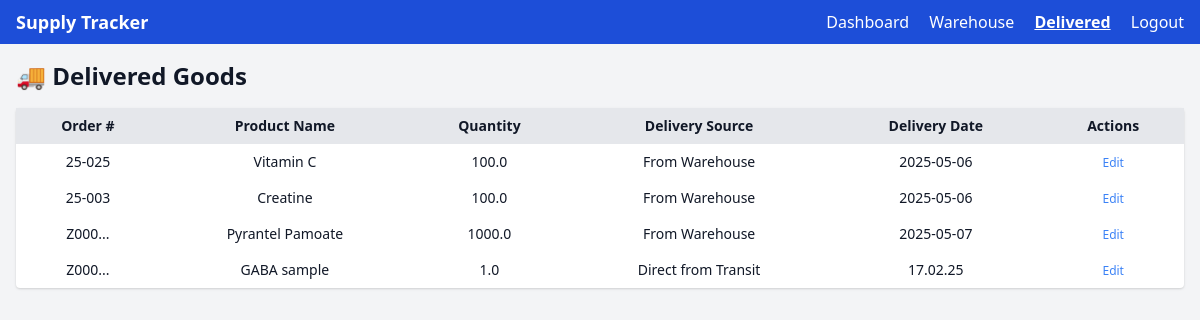
The page /delivered (signed in) on the database as committed earlier.
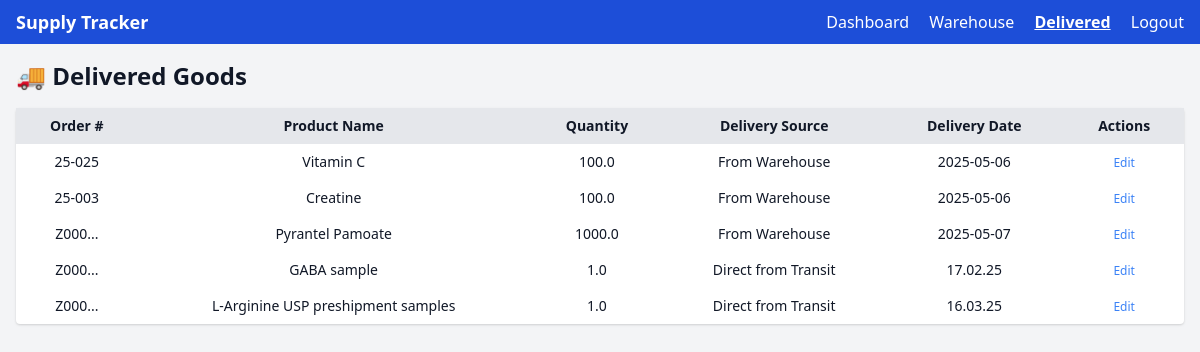
The same page on the database as committed later.
### app/models.py (models this page shows)
class DeliveredGoods(db.Model):
    id = db.Column(db.Integer, primary_key=True)
    user_id = db.Column(db.Integer, db.ForeignKey('user.id'), nullable=False)
    order_number = db.Column(db.String(50), nullable=False)
    product_name = db.Column(db.String(100), nullable=False)
    quantity = db.Column(db.Float, nullable=False)
    delivery_source = db.Column(db.String(50), nullable=False)  # e.g., "From Warehouse" or "Direct from Transit"
    delivery_date = db.Column(db.String(10), nullable=False)

### app/routes.py (the view)
@main.route('/delivered')
@login_required
def delivered():
    from .models import DeliveredGoods
    delivered_items = DeliveredGoods.query.filter_by(user_id=current_user.id).all()
    return render_template('delivered.html', delivered_items=delivered_items)

### app/__init__.py (called while the page is built)
def create_app():
    app = Flask(__name__)
    app.config['SECRET_KEY'] = 'your-secret-key'  # Use env var later
    app.config['SQLALCHEMY_DATABASE_URI'] = 'sqlite:///../instance/supply_tracker.db'
    app.config['SQLALCHEMY_TRACK_MODIFICATIONS'] = False
    init_db(app)
    login_manager.init_app(app)
    Migrate(app, db)
    from .routes import main
    app.register_blueprint(main)
    @login_manager.user_loader
    def load_user(user_id):
        return User.query.get(int(user_id))
    return app

### app/routes.py (called while the page is built)
@main.app_context_processor
def inject_user():
    return dict(current_user=current_user)

### app/templates/delivered.html (shortened to what this page needs)
<!DOCTYPE html>
<html lang="en">
<head>
    <link href="https://cdn.jsdelivr.net/npm/tailwindcss@2.2.19/dist/tailwind.min.css" rel="stylesheet">
</head>
<body class="bg-gray-100 dark:bg-gray-900 text-gray-900 dark:text-gray-100">
    <nav class="bg-blue-700 text-white px-4 py-2 flex justify-between items-center">
        <div class="font-semibold text-lg">Supply Tracker</div>
        <div class="space-x-4">
            <a href="{{ url_for('main.dashboard') }}" class="hover:underline">Dashboard</a>
            <a href="{{ url_for('main.warehouse') }}" class="hover:underline">Warehouse</a>
            <a href="{{ url_for('main.delivered') }}" class="font-bold underline">Delivered</a>
            <a href="{{ url_for('main.logout') }}" class="hover:underline">Logout</a>
        </div>
    </nav>
    <div class="p-4">
        <h2 class="text-2xl font-bold mb-4">🚚 Delivered Goods</h2>
        <table class="min-w-full bg-white dark:bg-gray-800 rounded shadow text-sm">
            <thead>
                <tr class="bg-gray-200 dark:bg-gray-700 text-center">
                    <th class="px-4 py-2">Order #</th>
                    <th class="px-4 py-2">Product Name</th>
                    <th class="px-4 py-2">Quantity</th>
                    <th class="px-4 py-2">Delivery Source</th>
                    <th class="px-4 py-2">Delivery Date</th>
                    <th class="px-4 py-2">Actions</th>
                </tr>
            </thead>
            <tbody>
                {% for item in delivered_items %}
                <tr class="text-center even:bg-gray-100 dark:even:bg-gray-800 hover:bg-blue-50 dark:hover:bg-gray-700">
                    <td class="px-4 py-2">{{ item.order_number }}</td>
                    <td class="px-4 py-2">{{ item.product_name }}</td>
                    <td class="px-4 py-2">{{ item.quantity }}</td>
                    <td class="px-4 py-2">{{ item.delivery_source }}</td>
                    <td class="px-4 py-2">{{ item.delivery_date }}</td>
                    <td class="px-4 py-2">
                        <a href="{{ url_for('main.edit_delivered', item_id=item.id) }}" class="text-blue-500 hover:underline text-xs">Edit</a>
                    </td>
                </tr>
                {% endfor %}
            </tbody>
        </table>
    </div>
</body>
</html>

Rows that differ between the two databases and show on the page:
added DeliveredGoods: order_number "Z000...", product_name "L-Arginine USP preshipment samples", quantity "1.0", delivery_source "Direct from Transit", delivery_date "16.03.25"
